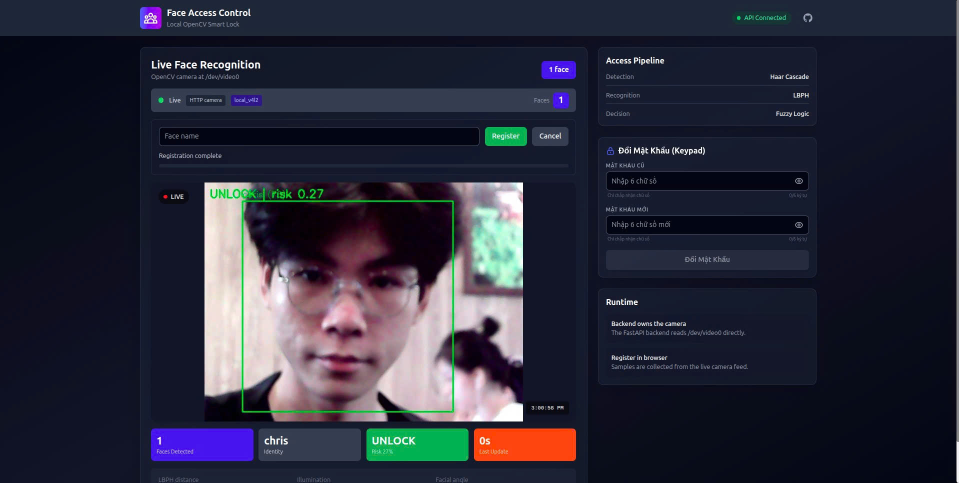
#> input picture document/dashboard_nextjs.png, 1918 x 965 px (shown at 1/2 size)
$ python -i face_detection.py   (imports and definitions only)   (older library calls are emulated)
#> lines starting #> are read from the running program, lines starting #| are printed output that depends on the picture
"""
face_detection.py - Haar detection + LBPH recognition helpers.
"""

from __future__ import annotations

import json
import os
from datetime import datetime

import cv2
import numpy as np


class FaceDetection:
    UNKNOWN_LABEL = "Unknown"
    RECOGNITION_THRESH = 150.0

    def __init__(self, recognizer_path: str = ""):
        self.recognizer_path = recognizer_path
        self._cascade = cv2.CascadeClassifier(
            cv2.data.haarcascades + "haarcascade_frontalface_default.xml"
        )
        self._recognizer = None
        self._label_map: dict[int, str] = {}
        self._load_recognizer()

    # [4 lines left out: function reload_recognizer, not called in this run]

    def _load_recognizer(self) -> None:
        self._recognizer = None
        self._label_map = {}

        if not self.recognizer_path or not os.path.exists(self.recognizer_path):
            return

        if not hasattr(cv2, "face"):
            print("[Recognition] cv2.face is unavailable; running detection-only")
            return

        try:
            recognizer = cv2.face.LBPHFaceRecognizer_create()
            recognizer.read(self.recognizer_path)
            self._recognizer = recognizer

            label_json = os.path.splitext(self.recognizer_path)[0] + ".json"
            if os.path.exists(label_json):
                with open(label_json, encoding="utf-8") as f:
                    raw = json.load(f)
                self._label_map = {int(k): v for k, v in raw.items()}

            print(
                f"[Recognition] Loaded LBPH model from {self.recognizer_path} "
                f"({len(self._label_map)} known identities)"
            )
        except Exception as exc:
            print(f"[Recognition] Failed to load model: {exc}; running detection-only")
            self._recognizer = None

    def _detect_faces(self, gray: np.ndarray) -> list:
        faces = self._cascade.detectMultiScale(gray, 1.1, 5, minSize=(30, 30))
        return faces.tolist() if len(faces) > 0 else []

    # [31 lines left out: function _recognise, not called in this run]

    @staticmethod
    def _estimate_illumination(gray: np.ndarray, x: int, y: int, w: int, h: int) -> float:
        roi = gray[y : y + h, x : x + w]
        return float(np.mean(roi)) if roi.size > 0 else 128.0

    @staticmethod
    def _estimate_facial_angle(gray: np.ndarray, x: int, y: int, w: int, h: int) -> float:
        roi = gray[y : y + h, x : x + w]
        if roi.size == 0 or w < 4:
            return 0.0

        mid = w // 2
        left_half = roi[:, :mid]
        right_half = roi[:, mid:]

        mean_left = float(np.mean(left_half)) if left_half.size > 0 else 128.0
        mean_right = float(np.mean(right_half)) if right_half.size > 0 else 128.0
        total = mean_left + mean_right
        if total < 1.0:
            return 0.0

        asymmetry = abs(mean_left - mean_right) / total
        return round(min(asymmetry * 180.0, 90.0), 2)

    # [44 lines left out: function analyze, not called in this run]

    def extract_registration_face(
        self,
        image: np.ndarray,
        img_size: tuple[int, int] = (100, 100),
    ) -> tuple[np.ndarray | None, dict]:
        gray = cv2.cvtColor(image, cv2.COLOR_BGR2GRAY)
        boxes = self._detect_faces(gray)

        if not boxes:
            return None, {"accepted": False, "reason": "No face detected"}
        if len(boxes) > 1:
            return None, {"accepted": False, "reason": "Multiple faces detected"}

        x, y, w, h = boxes[0]
        roi = gray[y : y + h, x : x + w]
        if roi.size == 0:
            return None, {"accepted": False, "reason": "Invalid face crop"}

        illumination = self._estimate_illumination(gray, x, y, w, h)
        facial_angle = self._estimate_facial_angle(gray, x, y, w, h)
        blur_score = float(cv2.Laplacian(roi, cv2.CV_64F).var())

        if min(w, h) < 32:
            return None, {"accepted": False, "reason": "Move closer to the camera"}
        if illumination < 35:
            return None, {
                "accepted": False,
                "reason": "Face is too dark",
                "illumination": round(illumination, 2),
            }
        if illumination > 230:
            return None, {
                "accepted": False,
                "reason": "Face is too bright",
                "illumination": round(illumination, 2),
            }
        if facial_angle > 40:
            return None, {
                "accepted": False,
                "reason": "Face the camera more directly",
                "facial_angle": round(facial_angle, 2),
            }
        if blur_score < 20:
            return None, {
                "accepted": False,
                "reason": "Frame is too blurry",
                "blur_score": round(blur_score, 2),
            }

        resized = cv2.resize(roi, img_size)
        equalized = cv2.equalizeHist(resized)
        return equalized, {
            "accepted": True,
            "bbox": [int(x), int(y), int(w), int(h)],
            "illumination": round(illumination, 2),
            "facial_angle": round(facial_angle, 2),
            "blur_score": round(blur_score, 2),
        }

>>> import cv2
>>> picture = cv2.imread('../../document/dashboard_nextjs.png')
#> picture is the input picture: shape (965, 1918, 3); mean B, G, R 57.3, 42.1, 41.2
>>> result = FaceDetection().extract_registration_face(picture)
#> in extract_registration_face, `gray = cv2.cvtColor(image, cv2.COLOR_BGR2GRAY)`:
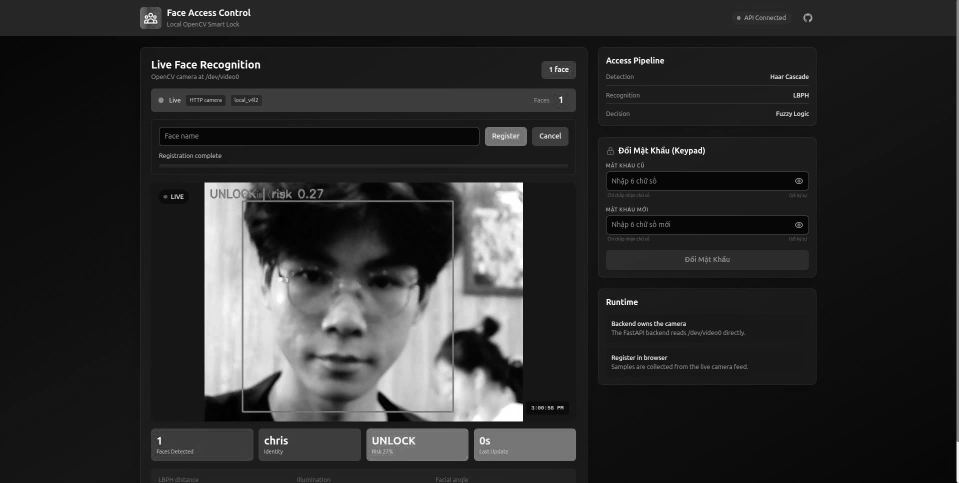
#> gray: shape (965, 1918) (shown at 1/2 size); min 0, max 255, mean 43.6
#> in _detect_faces, `faces = self._cascade.detectMultiScale(gray, 1.1, 5, minSize=(30, 30))`: faces = [[485, 397, 420, 420]]
#> in extract_registration_face, `x, y, w, h = boxes[0]`: x = 485; y = 397; w = 420
#> in extract_registration_face, `roi = gray[y : y + h, x : x + w]`:
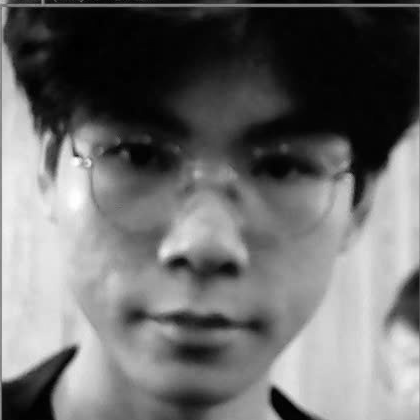
#> roi: shape (420, 420); min 0, max 255, mean 107.9
#> in extract_registration_face, `illumination = self._estimate_illumination(gray, x, y, w, h)`: illumination = 107.9
#> in _estimate_facial_angle, `mid = w // 2`: mid = 210
#> in _estimate_facial_angle, `left_half = roi[:, :mid]`:
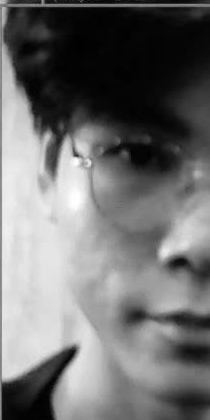
#> left_half: shape (420, 210); min 0, max 255, mean 111.6
#> in _estimate_facial_angle, `right_half = roi[:, mid:]`:
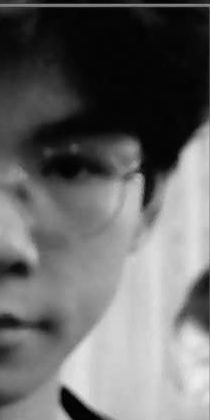
#> right_half: shape (420, 210); min 1, max 237, mean 104.2
#> in _estimate_facial_angle, `mean_left = float(np.mean(left_half)) if left_half.size > 0 else 128.0`: mean_left = 111.6
#> in _estimate_facial_angle, `mean_right = float(np.mean(right_half)) if right_half.size > 0 else 12..`: mean_right = 104.2
#> in _estimate_facial_angle, `total = mean_left + mean_right`: total = 215.8
#> in _estimate_facial_angle, `asymmetry = abs(mean_left - mean_right) / total`: asymmetry = 0.0342
#> in extract_registration_face, `facial_angle = self._estimate_facial_angle(gray, x, y, w, h)`: facial_angle = 6.16
#> in extract_registration_face, `blur_score = float(cv2.Laplacian(roi, cv2.CV_64F).var())`: blur_score = 100.6
#> in extract_registration_face, `resized = cv2.resize(roi, img_size)`:
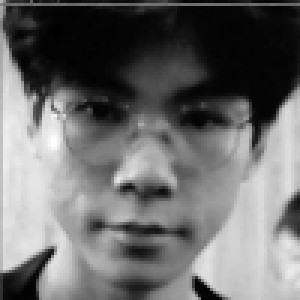
#> resized: shape (100, 100) (shown 3 times larger); min 0, max 255, mean 108
#> in extract_registration_face, `equalized = cv2.equalizeHist(resized)`:
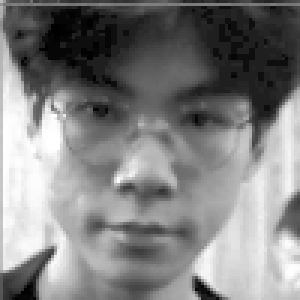
#> equalized: shape (100, 100) (shown 3 times larger); min 0, max 255, mean 128.7
